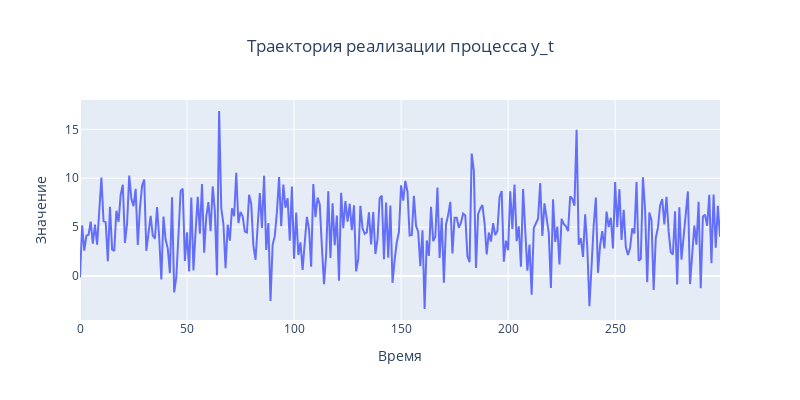

Notebook code for this chart:
### Markdown cell above
Предположим теперь, что мы смогли подобрать хороший метод и оценить нашу случайную величину. Мы получили некоторые оценки $\hat{\theta}$ для параметров $\theta$. После этого нам бы по-хорошему хотелось бы как-то использовать это знание и сделать выводы о рассматриваемой величине. Для простоты рассмотрим следующий пример.

Пусть мы имеем некоторую реализацию процесса $y$. Выглядит она следующим образом:

### Code cell
n_samples = 300

x = np.arange(n_samples)
y = np.random.normal(5, 3, 300)

fig = go.Figure() 

fig.add_trace(go.Scatter(x=x, y=y, name="Симулированный процесс"))

fig.update_layout(
    title={
        'text': "Траектория реализации процесса y_t",
        'y':0.9,
        'x':0.5,
        'xanchor': 'center',
        'yanchor': 'top'},
    xaxis={'title_text':'Время'},
    yaxis={'title_text':'Значение'},
    legend={
        'x':0.7,
        'y':1},
    autosize=False,
    width=800,
    height=400)
fig.show()

### Figure 1 — Plotly figure (JSON) as saved in the notebook; plotly's stock layout.template omitted (floating-point values rounded to 4 significant figures; data arrays with more than 128 entries replaced by an {"elided": "..."} marker saying what was removed)
{"data": [{"name": "Симулированный процесс", "type": "scatter", "x": {"elided": "300 int values"}, "y": {"elided": "300 float values"}}], "layout": {"autosize": false, "height": 400, "legend": {"x": 0.7, "y": 1}, "title": {"text": "Траектория реализации процесса y_t", "x": 0.5, "xanchor": "center", "y": 0.9, "yanchor": "top"}, "width": 800, "xaxis": {"title": {"text": "Время"}}, "yaxis": {"title": {"text": "Значение"}}}}
